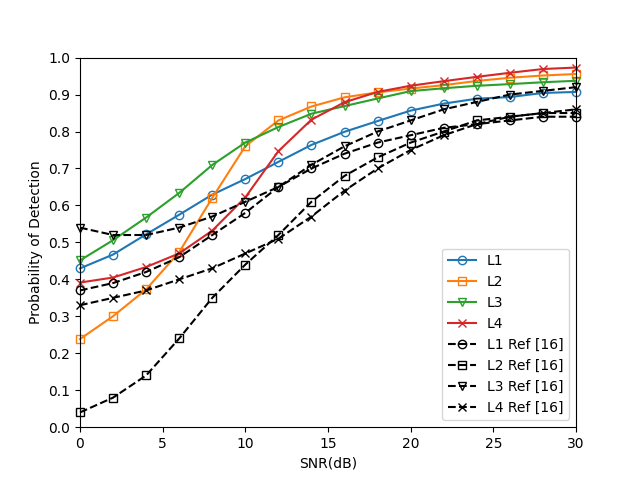

Here is the Python script that generated this plot:
#!/usr/bin/env python
# -*- coding: utf-8 -*-
"""
-------------------------------------------------
    @File:         result-awgn-conv
    @Author:       haifeng
    @Since:        python3.9
    @Version:      V1.0
    @Date:         2021/10/17 16:07
    @Description:  
-------------------------------------------------
    @Change:
        2021/10/17 16:07
-------------------------------------------------
"""

# encoding=utf-8
import matplotlib.pyplot as plt
import numpy
from matplotlib import ticker

x = [0, 2, 4, 6, 8, 10, 12, 14, 16, 18, 20, 22, 24, 26, 28, 30]

'''
         0          2        4         6        8          10        12       14      16      18      20      22      24      26      28      30  
'''

y1 = [0.429655, 0.467148, 0.521805, 0.574899, 0.629242, 0.671538, 0.717869, 0.7638, 0.7993, 0.8283, 0.8566, 0.8755, 0.8888, 0.8933, 0.9043, 0.9071]
y2 = [0.238462, 0.300312, 0.372882, 0.473710, 0.620508, 0.760303, 0.830000, 0.8677, 0.8925, 0.9059, 0.9163, 0.9254, 0.9368, 0.9455, 0.9516, 0.9556]
y3 = [0.451295, 0.506024, 0.567347, 0.633846, 0.709512, 0.770213, 0.812063, 0.8482, 0.8688, 0.8894, 0.9093, 0.9171, 0.9237, 0.9283, 0.9333, 0.9373]
y4 = [0.391304, 0.405000, 0.433414, 0.470204, 0.531890, 0.621890, 0.746888, 0.8322, 0.8792, 0.9071, 0.9239, 0.9362, 0.9479, 0.9589, 0.9691, 0.9731]

z1 = [0.37, 0.39, 0.42, 0.46, 0.52, 0.58, 0.65, 0.70, 0.74, 0.77, 0.79, 0.81, 0.82, 0.83, 0.84, 0.84]
z2 = [0.04, 0.08, 0.14, 0.24, 0.35, 0.44, 0.52, 0.61, 0.68, 0.73, 0.77, 0.80, 0.83, 0.84, 0.85, 0.85]
z3 = [0.54, 0.52, 0.52, 0.54, 0.57, 0.61, 0.65, 0.71, 0.76, 0.80, 0.83, 0.86, 0.88, 0.90, 0.91, 0.92]
z4 = [0.33, 0.35, 0.37, 0.40, 0.43, 0.47, 0.51, 0.57, 0.64, 0.70, 0.75, 0.79, 0.82, 0.84, 0.85, 0.86]

ax = plt.gca()

ax.plot(x, y1, marker='o', clip_on=False, label=u'L1', mfc=(0.1217, 0.4667, 0.7059, 0),
        mec=(0.1217, 0.4667, 0.7059))
ax.plot(x, y2, marker='s', clip_on=False, label=u'L2', mfc=(1.0000, 0.4980, 0.0549, 0),
        mec=(1.0000, 0.4980, 0.0549))
ax.plot(x, y3, marker='v', clip_on=False, label=u'L3', mfc=(0.1725, 0.6275, 0.1725, 0),
        mec=(0.1725, 0.6275, 0.1725))
ax.plot(x, y4, marker='x', clip_on=False, label=u'L4', mfc=(0.8392, 0.1529, 0.1569, 0),
        mec=(0.8392, 0.1529, 0.1569))

ax.plot(x, z1, marker='o', clip_on=False, label=u'L1 Ref [16]', mfc=(0, 0, 0, 0), mec=(0, 0, 0), color='k',
        linestyle='dashed')
ax.plot(x, z2, marker='s', clip_on=False, label=u'L2 Ref [16]', mfc=(0, 0, 0, 0), mec=(0, 0, 0), color='k',
        linestyle='dashed')
ax.plot(x, z3, marker='v', clip_on=False, label=u'L3 Ref [16]', mfc=(0, 0, 0, 0), mec=(0, 0, 0), color='k',
        linestyle='dashed')
ax.plot(x, z4, marker='x', clip_on=False, label=u'L4 Ref [16]', mfc=(0, 0, 0, 0), mec=(0, 0, 0), color='k',
        linestyle='dashed')

ax.legend(loc='lower right')  # 让图例生效

ax.set_xlim(0, 30)
ax.set_ylim(0, 1)
ax.yaxis.set_major_locator(ticker.MultipleLocator(0.1))

ax.set_xlabel(u"SNR(dB)")
ax.set_ylabel(u"Probability of Detection")

plt.margins(0)

plt.show()
